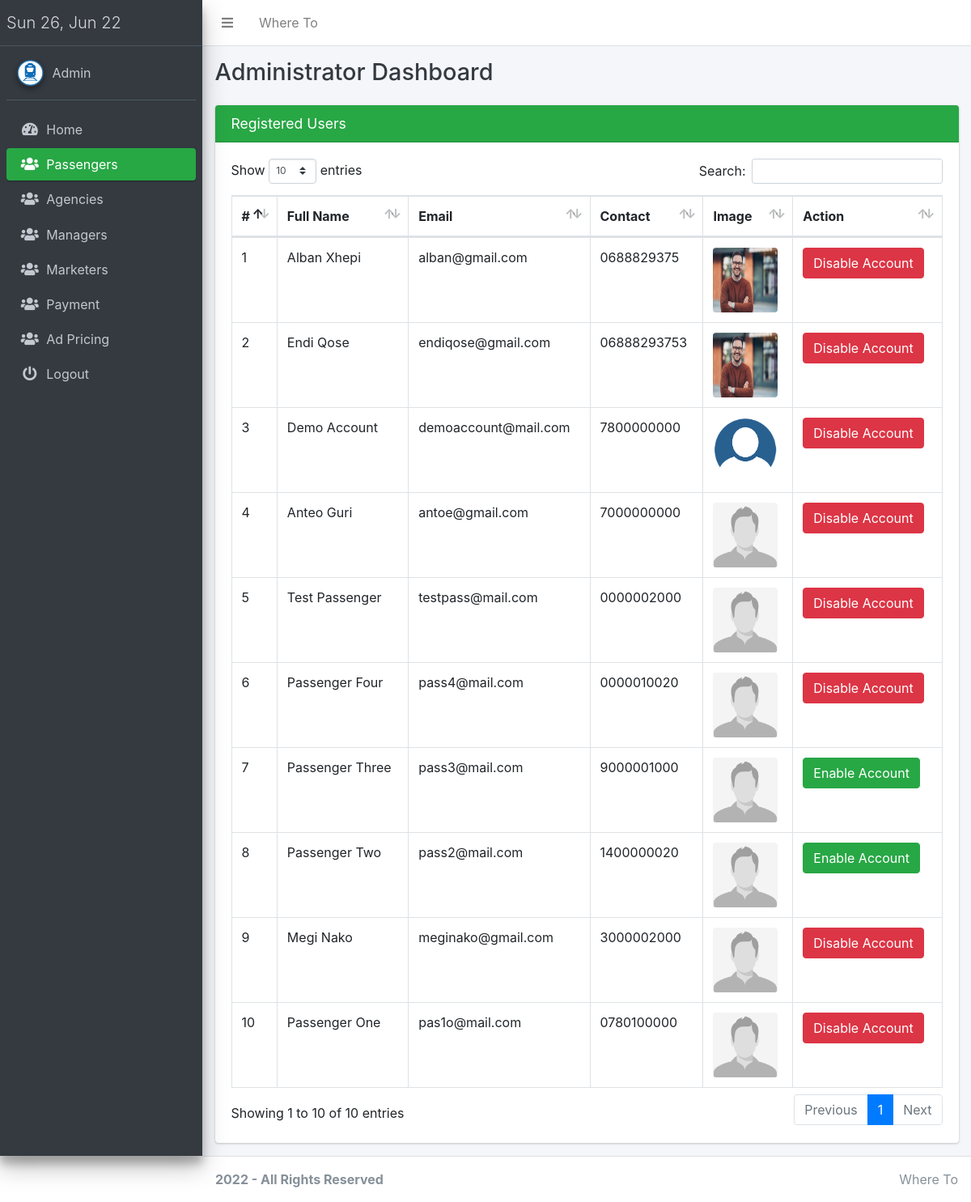
/pro/admin.php?page=users (signed in), run on the app's committed database.
### tables this page shows
CREATE TABLE `passenger` (
  `id` int(11) NOT NULL,
  `name` varchar(100) NOT NULL,
  `email` varchar(70) NOT NULL,
  `password` varchar(40) NOT NULL,
  `phone` varchar(11) NOT NULL,
  `address` varchar(200) NOT NULL,
  `loc` varchar(40) NOT NULL,
  `status` int(11) NOT NULL DEFAULT 1
);

### conn.php (called while the page is built, shortened)
<?php
function connect()
{
    $conn = new mysqli("localhost", "root", "", "otrsphp");
    return $conn;
}
?>

### pro/admin/users.php (the view, shortened to what this page needs)
<div class="content">
    <section class="content">
        <div class="container-fluid">
            <div class="row">
                <div class="col-sm-12">
                    <div class="card card-success">
                        <div class="card-header">
                            <h3 class="card-title">
                                Registered Users</h3>
                        </div>
                        <div class="card-body">
                            <div class="table-responsive">
                                <table style="width: 100%;" id="example1" style="align-items: stretch;"
                                    class="table table-hover table-bordered">
                                    <thead>
                                        <tr>
                                            <th>#</th>
                                            <th>Full Name</th>
                                            <th>Email</th>
                                            <th>Contact</th>
                                            <th>Image</th>
                                            <th>Action</th>
                                        </tr>
                                    </thead>
                                    <tbody>
                                        <?php
                                        $row = connect()->query("SELECT * FROM passenger ORDER BY id DESC");
                                        $sn = 0;
                                        while ($fetch = $row->fetch_assoc()) {
                                            $id = $fetch['id']; ?><tr>
                                            <td><?php echo ++$sn; ?></td>
                                            <td><?php echo ($fetch['name']); ?></td>
                                            <td><?php echo ($fetch['email']); ?></td>
                                            <td><?php echo ($fetch['phone']); ?></td>
                                            <td><img src="<?php echo "uploads/" . ($fetch['loc']); ?>"
                                                    class="img img-rounded" width="80" height="80" /></td>
                                            <td>
                                                <?php
                                                    if ($fetch['status'] == 0) {
                                                    ?>
                                                <a href="admin.php?page=users&status=1&id=<?php echo $id; ?>">
                                                    <button
                                                        onclick="return confirm('You are about allowing this user be able to login his/her account.')"
                                                        type="submit" class="btn btn-success">
                                                        Enable Account
                                                    </button></a>
                                                <?php } else { ?>
                                                <a href="admin.php?page=users&status=0&id=<?php echo $id; ?>">
                                                    <button
                                                        onclick="return confirm('You are about denying this user access to  his/her account.')"
                                                        type="submit" class="btn btn-danger">
                                                        Disable Account
                                                    </button></a>
                                                <?php } ?>
                                            </td>
                                        </tr>
                                        <?php
                                        }
                                        ?>
                                    </tbody>
                                </table>
                            </div>
                        </div>
                    </div>
                </div>
            </div>
        </div>
</div>
</div>
</div>

### pro/admin.php (shortened to what this page needs)
<?php
include '../conn.php';
?>
<!DOCTYPE html>
<html lang="en">
<head>
    <link rel="stylesheet" href="plugins/datatables-bs4/css/dataTables.bootstrap4.css">
    <link rel="stylesheet" href="plugins/fontawesome-free/css/all.min.css">
    <link rel="stylesheet" href="dist/css/adminlte.min.css">
</head>
<body class="hold-transition sidebar-mini">
    <div class="wrapper">
        <nav class="main-header navbar  navbar-expand navbar-white navbar-light">
            <ul class="navbar-nav">
                <li class="nav-item">
                    <a class="nav-link" data-widget="pushmenu" href="#"><i class="fas fa-bars"></i></a>
                </li>
                <li class="navbar-nav">
                    <a class="nav-link" href="#"><?php echo SITE_NAME ?></a>
                </li>
            </ul>
        </nav>
        <aside class="main-sidebar sidebar-dark-success elevation-4">
            <a href="admin.php" class="brand-link">
                <span class="brand-text font-weight-light"><?php echo date("D d, M y"); ?></span>
            </a>
            <div class="sidebar">
                <div class="user-panel mt-3 pb-3 mb-3 d-flex">
                    <div class="image">
                        <img src="images/trainlg.png" class="img-circle elevation-2" alt="User Image">
                    </div>
                    <div class="info">
                        <a href="#" class="d-block">Admin</a>
                    </div>
                </div>
                <nav class="mt-2">
                    <ul class="nav nav-pills nav-sidebar flex-column" data-widget="treeview" role="menu"
                        data-accordion="false">
                        <li class="nav-item">
                            <a href="admin.php" class="nav-link <?php if (!isset($_GET['page'])) echo 'active'; ?>">
                                <i class="nav-icon fas fa-tachometer-alt"></i>
                                <p>
                                    Home
                                </p>
                            </a>
                        </li>
                        <li class="nav-item">
                            <a href="admin.php?page=users" class="nav-link
                            <?php
                            echo (@$_GET['page'] == 'users') ? 'active' : '';
                            ?>
                            ">
                                <i class="nav-icon fas fa-users"></i>
                                <p>
                                    Passengers
                                </p>
                            </a>
                        </li>
                        <li class="nav-item">
                            <a href="admin.php?page=agencies" class="nav-link      <?php
                                                                                echo (@$_GET['page'] == 'agencies') ? 'active' : '';
                                                                                ?>">
                                <i class="nav-icon fas fa-users"></i>
                                <p>
                                Agencies
                                </p>
                            </a>
                        </li>
                        <li class="nav-item">
                            <a href="admin.php?page=managers" class="nav-link      <?php
                                                                                echo (@$_GET['page'] == 'managers') ? 'active' : '';
                                                                                ?>">
                                <i class="nav-icon fas fa-users"></i>
                                <p>
                                    Managers
                                </p>
                            </a>
                        </li>
                        <li class="nav-item">
                            <a href="admin.php?page=marketers" class="nav-link      <?php
                                                                                echo (@$_GET['page'] == 'marketers') ? 'active' : '';
                                                                                ?>">
                                <i class="nav-icon fas fa-users"></i>
                                <p>
                                    Marketers
                                </p>
                            </a>
                        </li>
                        <li class="nav-item">
                            <a href="admin.php?page=sales" class="nav-link
                            <?php
                            echo (@$_GET['page'] == 'sales') ? 'active' : '';
                            ?>
                            ">
                                <i class="nav-icon fas fa-users"></i>
                                <p>
                                    Payment
                                </p>
                            </a>
                        </li>
                        <li class="nav-item">
                            <a href="admin.php?page=ads" class="nav-link
                            <?php
                            echo (@$_GET['page'] == 'ads') ? 'active' : '';
                            ?>
                            ">
                                <i class="nav-icon fas fa-users"></i>
                                <p>
                                    Ad Pricing
                                </p>
                            </a>
                        </li>
                        <li class="nav-item">
                            <a href="admin.php?page=logout" class="nav-link">
                                <i class="nav-icon fas fa-power-off"></i>
                                <p>
                                    Logout
                                </p>
                            </a>
                    </ul>
                </nav>
            </div>
        </aside>
        <div class="content-wrapper">
            <div class="content-header">
                <div class="container-fluid">
                    <div class="row mb-2">
                        <div class="col-sm-6">
                            <h1 class="m-0 text-dark"> Administrator Dashboard</h1>
                        </div>
                    </div>
                </div>
            </div>
            <?php
            if (!isset($_GET['page']))
                include 'admin/index.php';
            elseif ($_GET['page'] == 'sales')
                include 'admin/sales.php';
                elseif ($_GET['page'] == 'managers')
                include 'admin/managers.php';
            elseif ($_GET['page'] == 'marketers')
                include 'admin/marketers.php';
            elseif ($_GET['page'] == 'ads')
                include 'admin/ads.php';
            elseif ($_GET['page'] == 'agencies')
                include 'admin/agencies.php';
            elseif ($_GET['page'] == 'users')
                include 'admin/users.php';
            elseif ($_GET['page'] == 'logout') {
                @session_destroy();
                echo "<script>alert('You are being logged out'); window.location='../';</script>";
                exit;
            } elseif ($_GET['page'] == 'payment')
                include 'admin/sales.php';
            elseif ($_GET['page'] == 'ads')
                include 'admin/ads.php';
            elseif ($_GET['page'] == 'search')
                include 'admin/search.php';
            else {
                include 'admin/index.php';
            }
            ?>
        <footer class="main-footer">
            <div class="float-right d-none d-sm-inline">
                <?php echo SITE_NAME; ?>
            </div>
            <strong><?php echo date("Y"); ?> - All Rights Reserved</strong>
        </footer>
</body>
</html>

### data on the page
passenger: name "Alban Xhepi", email "alban@gmail.com", phone "0688829375", loc (picture)
passenger: name "Endi Qose", email "endiqose@gmail.com", phone "06888293753", loc (picture)
passenger: name "Demo Account", email "demoaccount@mail.com", phone "7800000000", loc (picture)
passenger: name "Anteo Guri", email "antoe@gmail.com", phone "7000000000", loc (picture)
passenger: name "Test Passenger", email "testpass@mail.com", phone "0000002000", loc (picture)
passenger: name "Passenger Four", email "pass4@mail.com", phone "0000010020", loc (picture)
passenger: name "Passenger Three", email "pass3@mail.com", phone "9000001000", loc (picture)
passenger: name "Passenger Two", email "pass2@mail.com", phone "1400000020", loc (picture)
passenger: name "Megi Nako", email "meginako@gmail.com", phone "3000002000", loc (picture)
passenger: name "Passenger One", email "pas1o@mail.com", phone "0780100000", loc (picture)

### other printed values
SITE_NAME "Where To"
